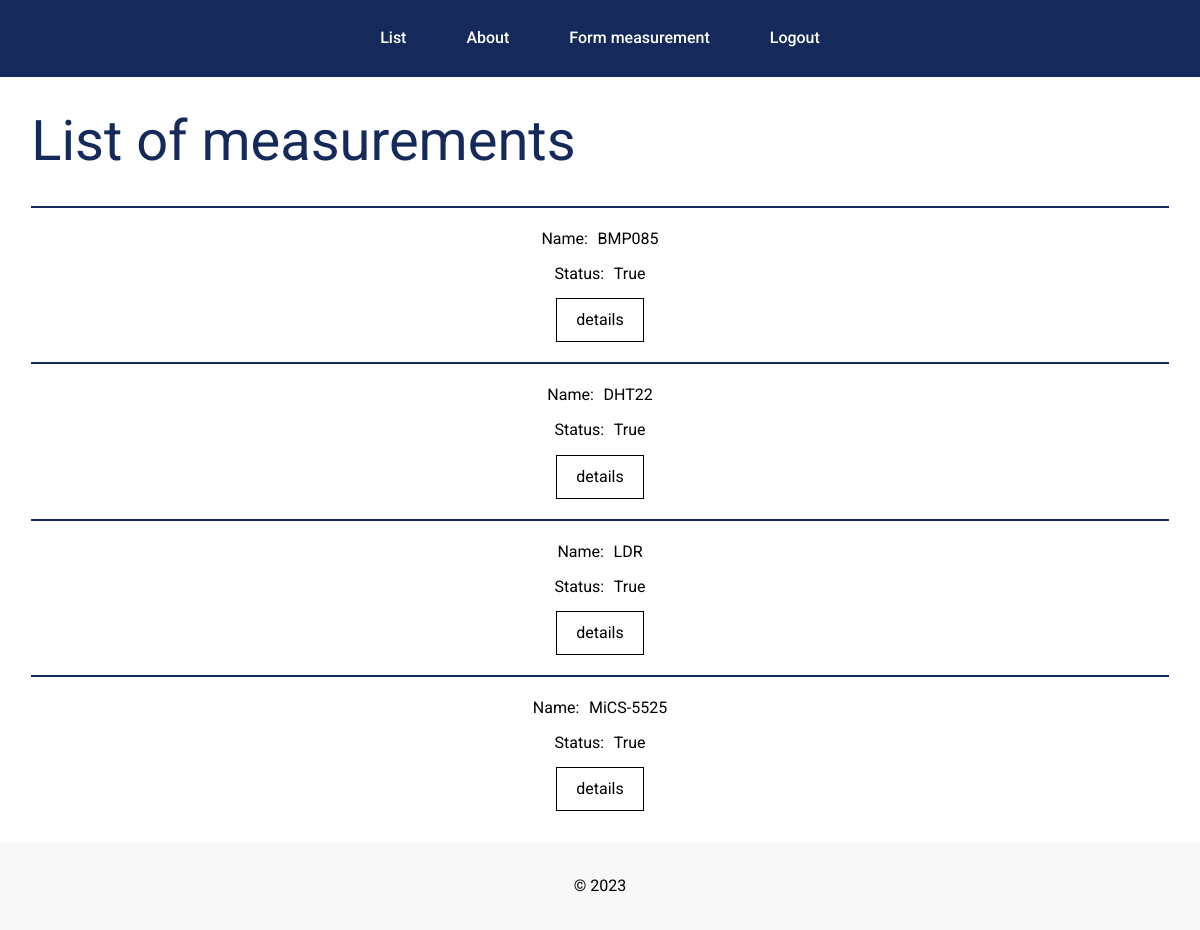
The app's page / (signed in) with its own data.
### pmiot/models.py (models this page shows, shortened)
class Measurement(models.Model):
    measurementName = models.CharField(default='Name', max_length=250)
    measurementType = models.CharField(default='Type', max_length=250)
    description = models.CharField(max_length=250, blank=True, null=True)
    min_value = models.IntegerField(default=0)
    max_value = models.IntegerField(default=100)
    value = models.FloatField(default=0, blank=True, null=True)
    dimension = models.CharField(default='°C', max_length=10)
    isWorking = models.BooleanField(default=False)
    image = models.ImageField(default=None, upload_to='', null=True)
    min_comfort = models.IntegerField(default=0)
    max_comfort = models.IntegerField(default=100)
    need_notification = models.BooleanField(default=False)
    is_notified = models.BooleanField(default=False)
    last_notified = models.DateTimeField(default=None, null=True)
    class Meta:
        ordering = ['measurementName']

### pmiot/views.py (the view)
# urls.py: path('', MeasurementList.as_view(), name="measurement_list"),
class MeasurementList(LoginRequiredMixin, generic.ListView):
    model = Measurement
    context_object_name = 'measurements'
    template_name = 'measurement_list.html'
    login_url = "/login/"
    redirect_field_name = "login"
    def get(self, request, *args, **kwargs):
        return super(MeasurementList, self).get(request, *args, **kwargs)

### pmiot/templates/pmiot/measurement_list.html (shortened to what this page needs)
{% extends "pmiot/layout.html" %}
{% block content %}
  <section class="measurements">
    <div class="_container">
      <div class="measurements__wrapper">
        <h1 class="measurements__title">List of measurements</h1>
        <ul class="measurements-list">
          {% for measurement in measurements %}
            <li class="measurements-list__item">
              <div class="measurements-list__header">
                <p class="measurements-list__subtitle">
                  Name:
                </p>
                <p class="measurements-list__title">
                  {{ measurement.measurementName }}
                </p>
              </div>
              <div class="measurements-list__header">
                <p class="measurements-list__subtitle">
                  Status:
                </p>
                <div class="measurements-list__status">
                  {{ measurement.isWorking }}
                </div>
              </div>
              <a href="{% url 'measurement_details' measurement.pk %}" class="measurements-list__link button">
                <span>
                  details
                </span>
              </a>
            </li>
          {% endfor %}
        </ul>
      </div>
    </div>
  </section>
{% endblock %}

### pmiot/static/pmiot/styles.css (style rules this page uses)
:root { --color-black--rgb: 0, 0, 0; --color-black: #000000; --color-white--rgb: 255, 255, 255; --color-white: #FFFFFF; --color-grey-010--rgb: 248, 248, 248; --color-grey-010: #F8F8F8; --color-grey-020--rgb: 160, 160, 160; --color-grey-020: #A0A0A0; --color-grey-050--rgb: 217, 217, 217; --color-grey-050: #D9D9D9; --color-grey-100--rgb: 164, 172, 193; --color-grey-100: #A4ACC1; --color-grey-200--rgb: 171, 171, 171; --color-grey-200: #ABABAB; --color-grey-300--rgb: 98, 101, 112; --color-grey-300: #626570; --color-grey-400--rgb: 70, 70, 70; --color-grey-400: #464646; --color-blue-100--rgb: 38, 90, 166; --color-blue-100: #265AA6; --color-blue-200--rgb: 22, 41, 91; --color-blue-200: #16295B; --color-green-100--rgb: 67, 98, 54; --color-green-100: #436236; --color-issue--rgb: 67, 98, 54; --color-issue: #436236; --color-highlight--rgb: 255, 196, 90; --color-highlight: #FFC45A; --color-error--rgb: 255, 0, 28; --color-error: #FF001C; }
html { background-color: var(--color-bg-primary); color: var(--color-text-primary); }
@media (min-width: 1200px) { :root { --wrap: 2.604vw; --wrap-1: 18.489vw; --wrap-2: 22.708vw; --wrap-colored: calc(var(--wrap-1) - var(--wrap)); } }
* { -webkit-tap-highlight-color: transparent; }
*, *::before, *::after { -webkit-box-sizing: border-box; box-sizing: border-box; }
* { -webkit-text-size-adjust: 100%; -moz-text-size-adjust: 100%; -ms-text-size-adjust: 100%; text-size-adjust: 100%; }
body, input, textarea, button, select { font-family: "Roboto", sans-serif; }
a { text-decoration: none; }
html, body { overflow-x: hidden; height: unset !important; font-weight: 400; font-size: 1rem; line-height: 140%; color: var(--color-black); background-color: var(--color-white); }
._container { width: 100%; padding: 0 var(--wrap); margin: 0; }
.button { -webkit-appearance: none; -moz-appearance: none; appearance: none; border: 0; padding: 0.875rem 1.5rem; background: transparent; cursor: pointer; position: relative; display: inline-block; padding: 0.625rem 1.25rem; overflow: hidden; -webkit-transform: translateZ(0); transform: translateZ(0); line-height: 150%; color: currentColor; }
@media (min-width: 900px) { .button { font-size: 1rem; } }
.button::before { content: ""; display: block; position: absolute; inset: 0; z-index: 0; border: 1px solid currentColor; }
.button::after { content: ""; display: block; position: absolute; inset: 0; z-index: 1; background-color: currentColor; -webkit-transform: translate(-100%, 0); transform: translate(-100%, 0); -webkit-transform-origin: 0; transform-origin: 0; -webkit-transition: -webkit-transform 0.3s ease; transition: -webkit-transform 0.3s ease; transition: transform 0.3s ease; transition: transform 0.3s ease, -webkit-transform 0.3s ease; }
.button span { position: relative; z-index: 2; display: -webkit-box; display: -ms-flexbox; display: flex; -webkit-box-align: center; -ms-flex-align: center; align-items: center; -webkit-box-pack: center; -ms-flex-pack: center; justify-content: center; margin: 0; -webkit-transition: color 0.3s ease; transition: color 0.3s ease; pointer-events: none; }
.measurements__wrapper > * + * { margin-top: 2rem; }
.measurements__title { margin: 0; font-family: "Roboto", sans-serif; font-weight: normal; line-height: 116%; font-weight: 400; color: var(--color-blue-200); }
@media (min-width: 1200px) { .measurements__title { font-size: 3.5rem; } }
.measurements-list > * + * { margin-top: 1.25em; }
.measurements-list__item { display: -webkit-box; display: -ms-flexbox; display: flex; flex-direction: column; justify-content: center; align-items: center; width: 100%; border-top: 2px solid var(--color-blue-200); padding-top: 1.25em; font-size: 1em; line-height: 140%; color: inherit; }
.measurements-list__item > * + * { margin-top: 0.8em; }
.measurements-list__header { display: flex; justify-content: center; align-items: center; }
.measurements-list__header > * + * { margin-left: 0.6em; }

### records on screen
Measurement: measurementName "BMP085", isWorking "True"
Measurement: measurementName "DHT22", isWorking "True"
Measurement: measurementName "LDR", isWorking "True"
Measurement: measurementName "MiCS-5525", isWorking "True"
